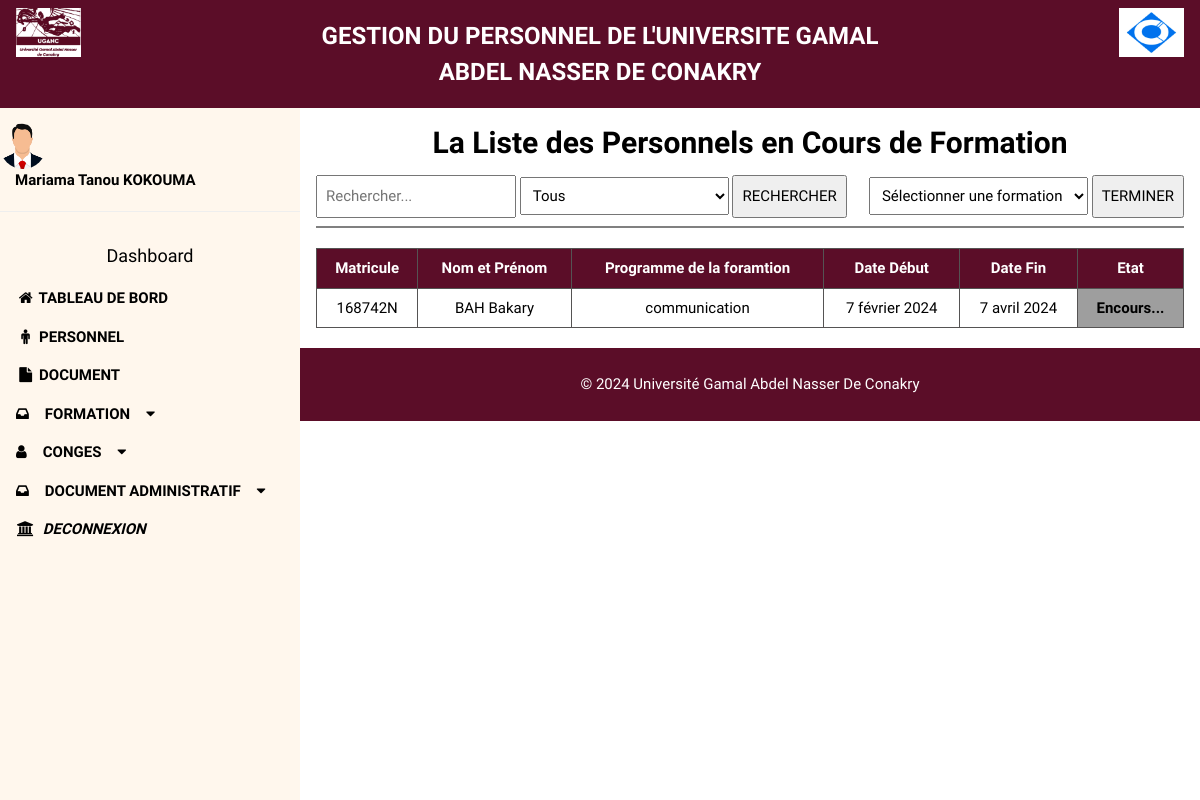
Before: /formationcours with the older database file.
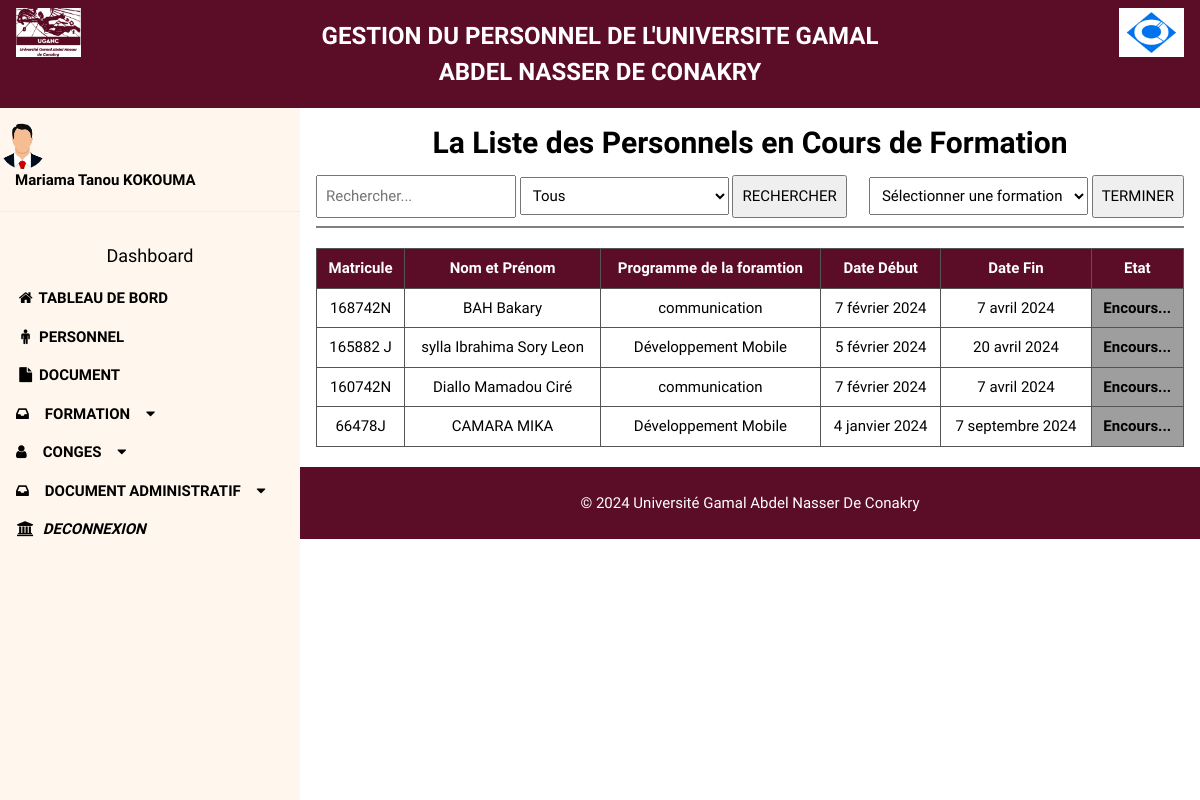
After: the same page with the newer database file.
### Application/models.py (models this page shows, shortened)
class Formation(models.Model):
    personnel = models.ForeignKey(Personnel, on_delete=models.CASCADE)
    programmeFormation = models.ForeignKey(ProgrammeFormation, on_delete = models.CASCADE)
    class Meta:
        db_table = 'T_Formation'
        unique_together = ('personnel',)

class Personnel(models.Model):
    CHOIX_SEXE = [
        ('M', 'Masculin'),
        ('F', 'Féminin'),
    ]
    CHOIX_HIERARCHIE = [
        ('A1', 'A1'),
        ('A2', 'A2'),
        ('A3', 'A3'),
        ('B1', 'B1'),
        ('B2', 'B2'),
        ('C', 'C'),
        ('CP', 'CP')
    ]
    matricule = models.CharField(max_length=50)
    nom = models.CharField(max_length=50)
    prenom = models.CharField(max_length=50)
    hierarchie = models.CharField(max_length=50, choices=CHOIX_HIERARCHIE, default='CP')
    sexe = models.CharField(max_length=50, choices=CHOIX_SEXE)
    fonction = models.CharField(max_length=80)
    specialite = models.CharField(max_length=81)
    no_acte_affectation = models.CharField(max_length=50)
    grade = models.CharField(max_length=50)
    diplome = models.CharField(max_length=50)
    dateNaissance = models.DateField()
    date_enregistrement = models.DateField()
    statut = models.ForeignKey(Statut, on_delete = models.CASCADE)
    categorie = models.ForeignKey(Categorie, on_delete = models.CASCADE)
    date_affectation = models.DateField()
    telephone = models.CharField(max_length=50)
    class Meta:
        db_table = 'T_Personnel'
        unique_together = ('matricule',)

class ProgrammeFormation(models.Model):
    nom = models.CharField(max_length=50)
    description = models.CharField(max_length=255, default = '')
    dateDeb = models.DateField()
    dateFin = models.DateField()
    class Meta:
        db_table = 'T_ProgrammeFormation'

### Application/views.py (the view)
# urls.py: path('formationcours', formationcours, name='formationcours'),
def formationcours(request):
    message_erreur = ""
    message_success = ""
    if request.method == "POST":
        checked = request.POST.get('is_check')
        if checked:
            cond_recherche = request.POST.get('values')
            recherche = request.POST.get('search_text')
            if cond_recherche == "matricule":
                personnel = Personnel.objects.get(matricule = recherche)
                formation = Formation.objects.filter(personnel = personnel)
            elif cond_recherche == "programmeformation":
                pFormation = ProgrammeFormation.objects.filter(nom = recherche)
                formation = Formation.objects.filter(programmeFormation__in = pFormation)
            else:
                formation = Formation.objects.all()
        else:
            programmeFormation = request.POST.get('formationEncours')
            print(programmeFormation)
            if programmeFormation == "none":
                message_erreur = "Aucune formation n'a été selectionne ! "
            else:
                programmeFormationTrouve = ProgrammeFormation.objects.get(id = programmeFormation)
                print(programmeFormationTrouve)
                formationTerminer = Formation.objects.filter(programmeFormation = programmeFormationTrouve)
                print(formationTerminer)
                for formation in formationTerminer:
                    hFormation, created = HFormation.objects.get_or_create(
                        personnel=formation.personnel,
                        programmeFormation = formation.programmeFormation,
                        defaults={"observation": "Formation " + str(programmeFormationTrouve) + " terminée."}
                    )
                    if created:
                        print(created)
                        hFormation.save()
                    formation.delete()
                message_success = "Formation terminée avec succès !"
    else:
        formation = Formation.objects.all()
    programmes_formation_ids = Formation.objects.values_list('programmeFormation', flat=True).distinct()
    programmes_formation = ProgrammeFormation.objects.filter(id__in=programmes_formation_ids)
    context = {
        'programmes_formation': programmes_formation,
        'formations': formation,
        'message_erreur': message_erreur,
        'message_success': message_success
    }
    return render(request, 'src/formations/formationcours.html', context)

### Application/templates/src/formations/formationcours.html (shortened to what this page needs)
{% extends 'template.html' %}
{% load static %}
{% block content %}
<div class="w3-container">
    <h2 style="font-weight: bold; text-align:center; margin-top:20px">La Liste des Personnels en Cours de Formation</h2>
    <div class="ContainerRechercher" style="display:flex; flex-direction:column">
        <div style="margin-bottom: 1%;">
            <form action="" class="formContainer w3-left" method="post" >
                <input type="text" name="search_text" placeholder="Rechercher..." class="inputPersonne">
                <select name="values" id="" class="selectFilter">
                    <option value="tous">Tous</option>
                </select>
                <button class="buttonSearchPersonnel">RECHERCHER</button>
            </form>
            <form action="" method="post" class="formContainer w3-right">
                <select name="formationEncours" id="" class="selectFilter">
                    <option value="none">Sélectionner une formation</option>
                </select>
                <button type="submit" class="buttonSearchPersonnel">TERMINER</button>
            </form>
        </div>
    </div>
    <div style="border-bottom: 2px solid grey;"></div>
        <div style="margin-bottom: 20px;" class="tableContainer">
            <table class="tablePersonnel" id="myTable">
                <thead>
                    <tr>
                        <th>Matricule</th>
                        <th>Nom et Prénom</th>
                        <th>Programme de la foramtion</th>
                        <th>Date Début</th>
                        <th>Date Fin</th>
                        <th>Etat</th>
                    </tr>
                </thead>
                <tbody>
                    {% for formation in formations %}
                        <tr>
                            <td> {{formation.personnel.matricule}} </td>
                            <td> {{formation.personnel.nom}} {{formation.personnel.prenom}} </td>
                            <td>{{formation.programmeFormation.nom}}</td>
                            <td>{{formation.programmeFormation.dateDeb}}</td>
                            <td> {{formation.programmeFormation.dateFin}} </td>
                            <td class="w3-gray" style="text-align: center; font-weight:700; margin:5px; color:rgb(4, 248, 4);"> Encours... </td>
                        </tr>
                    {% endfor %}
                </tbody>
            </table>
        </div>
</div>
{% endblock content %}

Changed rows visible on the page:
added Formation: personnel.matricule "165882 J", personnel.nom "sylla", personnel.prenom "Ibrahima Sory Leon", programmeFormation.nom "Développement Mobile", programmeFormation.dateDeb "5 février 2024", programmeFormation.dateFin "20 avril 2024"
added Formation: personnel.matricule "160742N", personnel.nom "Diallo", personnel.prenom "Mamadou Ciré", programmeFormation.nom "communication", programmeFormation.dateDeb "7 février 2024", programmeFormation.dateFin "7 avril 2024"
added Formation: personnel.matricule "66478J", personnel.nom "CAMARA", personnel.prenom "MIKA", programmeFormation.nom "Développement Mobile", programmeFormation.dateDeb "4 janvier 2024", programmeFormation.dateFin "7 septembre 2024"
